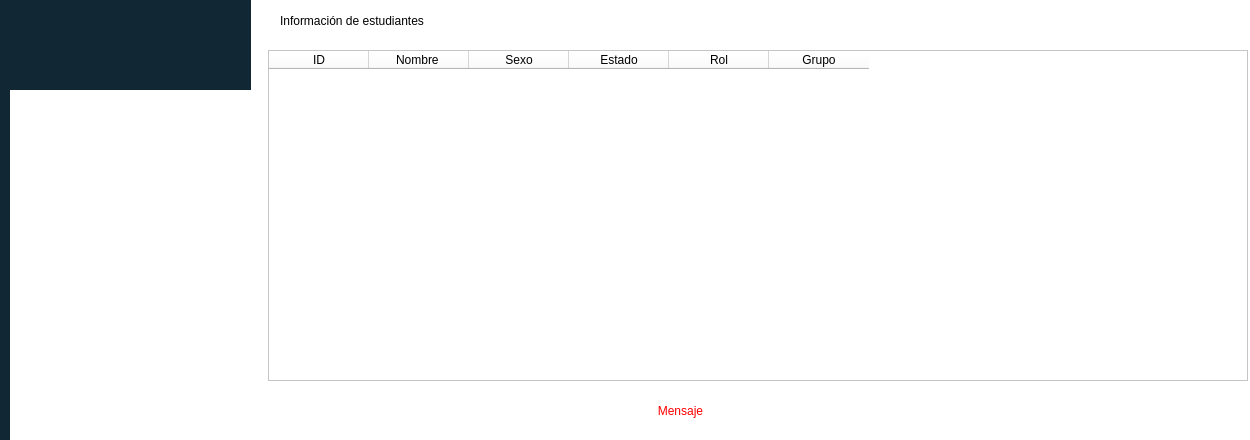
<?xml version="1.0" encoding="UTF-8"?>
<ui version="4.0">
 <class>Get_InfoStudent</class>
 <widget class="QDialog" name="Get_InfoStudent">
  <property name="windowModality">
   <enum>Qt::ApplicationModal</enum>
  </property>
  <property name="geometry">
   <rect>
    <x>0</x>
    <y>0</y>
    <width>1250</width>
    <height>440</height>
   </rect>
  </property>
  <property name="minimumSize">
   <size>
    <width>1250</width>
    <height>440</height>
   </size>
  </property>
  <property name="maximumSize">
   <size>
    <width>1250</width>
    <height>440</height>
   </size>
  </property>
  <property name="windowTitle">
   <string>Información</string>
  </property>
  <property name="styleSheet">
   <string notr="true">background-color: rgb(255, 255, 255);</string>
  </property>
  <widget class="QLabel" name="label">
   <property name="geometry">
    <rect>
     <x>0</x>
     <y>0</y>
     <width>251</width>
     <height>441</height>
    </rect>
   </property>
   <property name="styleSheet">
    <string notr="true">background-color: rgb(17, 40, 52);</string>
   </property>
   <property name="text">
    <string/>
   </property>
   <property name="pixmap">
    <pixmap>../images/orca.png</pixmap>
   </property>
  </widget>
  <widget class="QLabel" name="label_8">
   <property name="geometry">
    <rect>
     <x>10</x>
     <y>90</y>
     <width>241</width>
     <height>351</height>
    </rect>
   </property>
   <property name="text">
    <string/>
   </property>
   <property name="pixmap">
    <pixmap>../images/orca.png</pixmap>
   </property>
   <property name="scaledContents">
    <bool>true</bool>
   </property>
  </widget>
  <widget class="QLabel" name="label_3">
   <property name="geometry">
    <rect>
     <x>280</x>
     <y>0</y>
     <width>261</width>
     <height>41</height>
    </rect>
   </property>
   <property name="styleSheet">
    <string notr="true">font: 900 14pt &quot;Segoe UI Black&quot;;</string>
   </property>
   <property name="text">
    <string>Información de estudiantes</string>
   </property>
  </widget>
  <widget class="QTableWidget" name="tblStudent">
   <property name="geometry">
    <rect>
     <x>268</x>
     <y>50</y>
     <width>980</width>
     <height>331</height>
    </rect>
   </property>
   <property name="minimumSize">
    <size>
     <width>980</width>
     <height>80</height>
    </size>
   </property>
   <property name="maximumSize">
    <size>
     <width>988</width>
     <height>16777215</height>
    </size>
   </property>
   <property name="font">
    <font>
     <family>Segoe UI Black</family>
     <pointsize>9</pointsize>
     <bold>true</bold>
    </font>
   </property>
   <property name="styleSheet">
    <string notr="true">background-color: rgb(255, 255, 255);</string>
   </property>
   <column>
    <property name="text">
     <string>ID</string>
    </property>
   </column>
   <column>
    <property name="text">
     <string>Nombre </string>
    </property>
   </column>
   <column>
    <property name="text">
     <string>Sexo</string>
    </property>
   </column>
   <column>
    <property name="text">
     <string>Estado</string>
    </property>
   </column>
   <column>
    <property name="text">
     <string>Rol</string>
    </property>
   </column>
   <column>
    <property name="text">
     <string>Grupo</string>
    </property>
   </column>
  </widget>
  <widget class="QLabel" name="lblMensaje2">
   <property name="geometry">
    <rect>
     <x>370</x>
     <y>400</y>
     <width>621</width>
     <height>21</height>
    </rect>
   </property>
   <property name="styleSheet">
    <string notr="true">color: rgb(255, 0, 0);
font: 14pt &quot;Arial&quot;;</string>
   </property>
   <property name="text">
    <string>Mensaje</string>
   </property>
   <property name="alignment">
    <set>Qt::AlignCenter</set>
   </property>
  </widget>
 </widget>
 <resources/>
 <connections/>
</ui>
